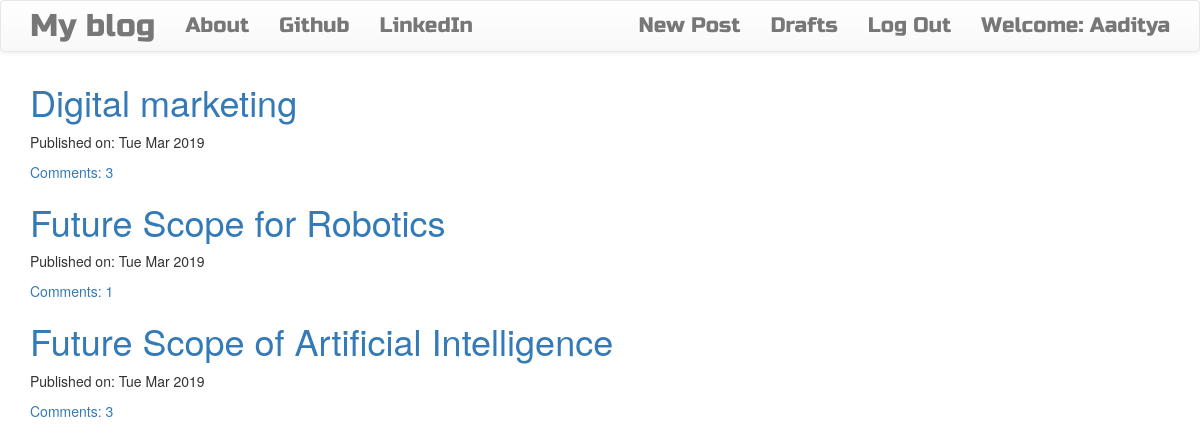
The app's page / (signed in) with its own data.
### blog/models.py (models this page shows, shortened)
class Post(models.Model):
    author = models.ForeignKey('auth.User',on_delete=models.CASCADE,)
    title = models.CharField(max_length=200)
    text = models.TextField()
    created_date = models.DateTimeField(default=timezone.now)
    published_date = models.DateTimeField(blank=True, null=True)
    def approve_comments(self):
        return self.comments.filter(approved_comment=True)

### blog/views.py (the view)
# urls.py: re_path(r'^$',views.PostListView.as_view(),name='post_list'),
class PostListView(ListView):
    model = Post
    def get_queryset(self):
        return Post.objects.filter(published_date__lte=timezone.now()).order_by('-published_date')

### blog/templates/blog/post_list.html
{% extends 'blog/base.html' %}
{% block content %}
<div class="centerstage">
    {% for post in post_list %}
        <div class="post">
            <h1><a href="{% url 'post_detail' pk=post.pk %}">{{ post.title }}</a></h1>
            <div class="date">
                <p>Published on: {{ post.published_date|date:"D M Y"}}</p>
            </div>
            <a href="{% url 'post_detail' pk=post.pk %}">Comments: {{ post.approve_comments.count }}</a>
        </div>
    {% endfor %}
</div>
{% endblock %}

### blog/templates/blog/base.html (shortened to what this page needs)
<!DOCTYPE html>
{% load staticfiles %}
<html lang="en" dir="ltr">
  <head>
    <link rel="stylesheet" href="https://maxcdn.bootstrapcdn.com/bootstrap/3.3.7/css/bootstrap.min.css">
    <link rel="stylesheet" href="https://maxcdn.bootstrapcdn.com/bootstrap/3.3.7/css/bootstrap-theme.min.css">
    <link rel="stylesheet" href="//cdn.jsdelivr.net/npm/medium-editor@latest/dist/css/medium-editor.min.css" type="text/css" media="screen" charset="utf-8">
    <link rel="stylesheet" href="{% static 'css/blog.css' %}">
  </head>
  <body class="loader">
  	<nav class="navbar navbar-default techfont custom-navbar">
  		<div class="container">
  			<ul class="nav navbar-nav">
  				<li><a class="navbar-brand bigbrand" href="{% url 'post_list' %}">My blog</a> </li>
  			    <li><a href="{% url 'about' %}">About</a></li>
  			    <li><a href="https://www.github.com">Github</a></li>
  			    <li><a href="https://www.linkedin.com">LinkedIn</a></li>
  			</ul>
  			<ul class="nav navbar-nav navbar-right">
  				{% if user.is_authenticated %}
  				<li>
  					<a href="{% url 'post_new' %}">New Post</a>
  				</li>
  				<li>
  					<a href="{% url 'post_draft_list' %}">Drafts</a>
  				</li>
  				<li>
  					<a href="{% url 'logout' %}">Log Out</a>
  				</li>
  				<li>
  					<a>Welcome: {{user.username }}</a>
  				</li>
  				  {% else %}
  				  <li><a class="nav navbar-right" href="{% url 'login' %}"><span class="glyphicon glyphicon-user"></span></a></li>
  				{% endif %}
  			</ul>
  		</div>
  	</nav>
  	<div class="content container">
  		<div class="row">
  			<div class="col-md-8">
  				<div class="blog_posts">
  					{% block content %}
  					{% endblock %}
  				</div>
  			</div>
  		</div>
  	</div>
  </body>
</html>

### blog/static/css/blog.css (style rules this page uses)
.techfont { font-family: 'Russo One', sans-serif; font-size: 1.5em; margin-bottom: 10px; }
.centerstage { margin-left: auto; margin-right: auto; }
.bigbrand { font-size: 1.5em; }
.loader { filter:hue-rotate(0deg); color: linear-gradient(45deg,#0f8,#08f); animation:hue 5000ms infinite linear; }

### records on screen
Post: title "Digital marketing", published_date "Tue Mar 2019", approve_comments.count "3"
Post: title "Future Scope for Robotics", published_date "Tue Mar 2019", approve_comments.count "1"
Post: title "Future Scope of Artificial Intelligence", published_date "Tue Mar 2019", approve_comments.count "3"

### other values on screen
{{ user.username }} "Aaditya"
